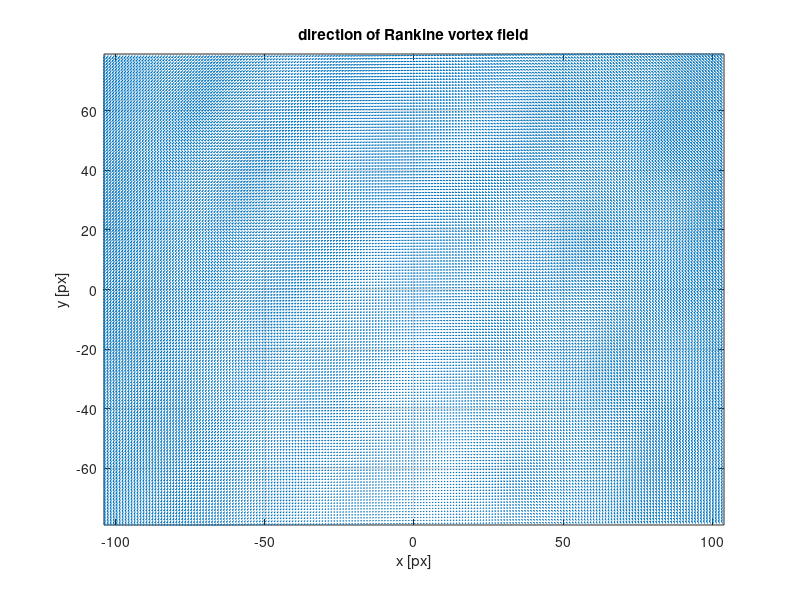
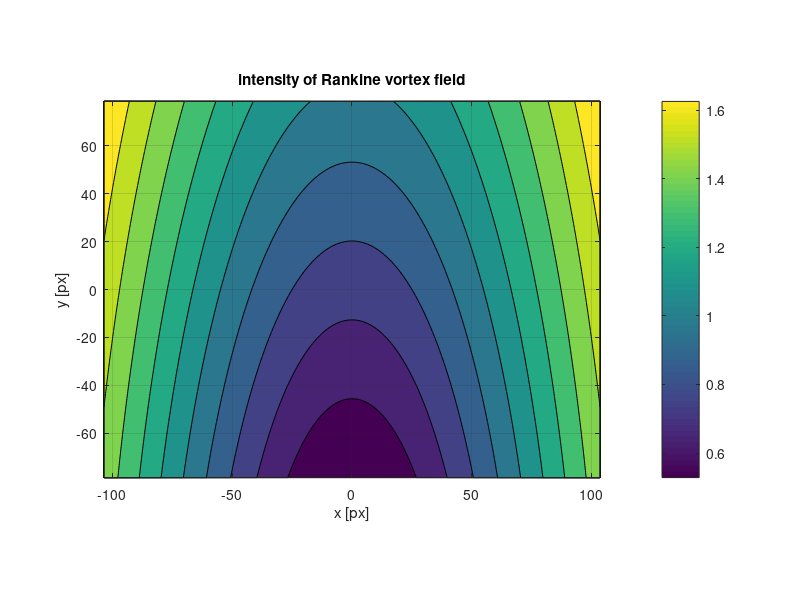
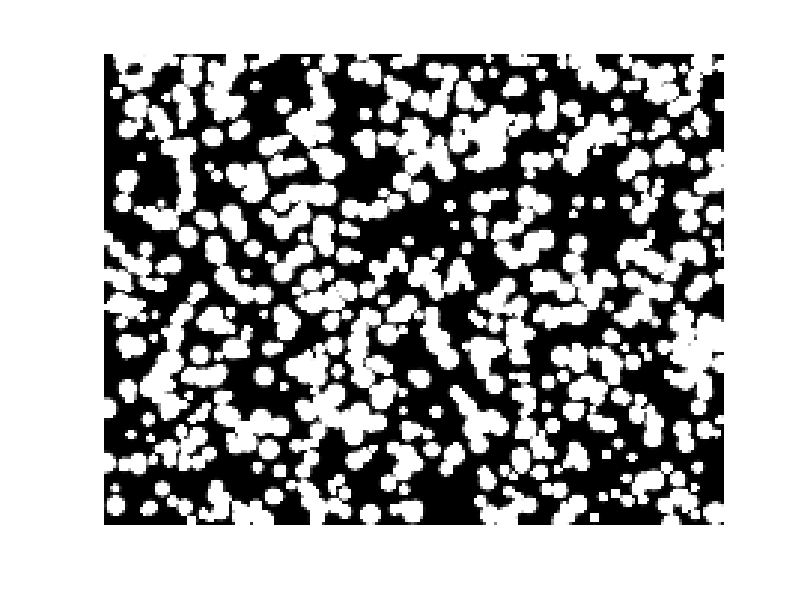
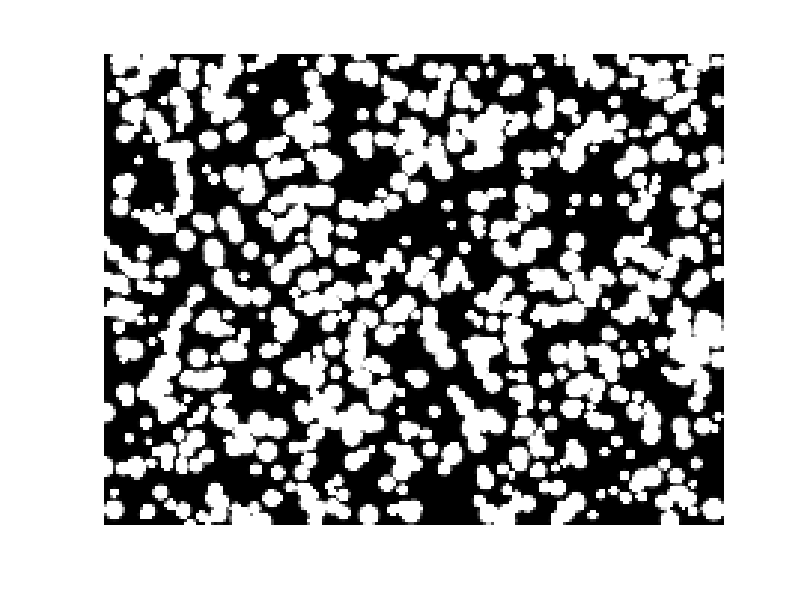

MATLAB code to generate these figures, in order: (Note: this script raises an error after producing the figures.)
% output: Ifin1, Ifin2, ufin, vfin

% this script simulates PIV experiments on stationary velocity fields:
% the same velocity field is used to generate all particle image pairs
% Particle image pairs differ for the position of particles (random)

n_imagepairs=2;
dec=4; % significant decimals
extrapx=4; % number of pixels beyond each boundary (particles are allowed to leave/enter the camera field of view)

resx=200; % image resolution x [px]
resy=150; % image resolution along y ]px]
xmax=2*extrapx+resx; % image resolution along x before cropping
ymax=2*extrapx+resy; % image resolution along y before cropping

xvf=-xmax/2+0.5:1:xmax/2-0.5; % pixels along x (x axis: sx->dx)
yvf=ymax/2-0.5:-1:-ymax/2+0.5;% pixels along y (y axis: down->top)
[XVF, YVF]=meshgrid(xvf, yvf);

rho=0.029; %[ppp] 
n_particles=round(rho*xmax*ymax);% number of particles before cropping

Ifin1=zeros(n_imagepairs,resy,resx);
Ifin2=zeros(n_imagepairs,resy,resx);

%% 2D VELOCITY FIELD: RANKINE VORTEX WITH SHEAR

% vortex (central) + shear (y axis)
v0=4;%-4+8*rand; %max velocity
[x,y]=meshgrid(xvf,yvf);
[o,r]=cart2pol(x,y);
R1=300;%min(xmax/2,ymax/2)*rand; %radius
J=0.01;
uoin = (r <= R1);
uout = (r > R1);
uo = uoin+uout;
uo(uoin) =  v0*r(uoin)/R1;
uo(uout) =  v0*R1./r(uout);
uo(isnan(uo))=0;
u = -uo.*sin(o)+J*(y-ymax/2);
v = uo.*cos(o);
ufin=imcrop(u,[extrapx+1,extrapx+1,resx-1,resy-1]);
vfin=imcrop(v,[extrapx+1,extrapx+1,resx-1,resy-1]);

h=0.5; % half time step

div_f=255; % div_f=255 normalizes images in [0, 1] (real numbers)

I0=randi(56,[n_particles,n_imagepairs])+199; % peak intensity % [grey value] from 200 to 255
dp=1.5+2.5*rand(n_particles,n_imagepairs);% effective particle image diameter [pixel]

str_imp=num2str(n_imagepairs);
name=sprintf('ig_rkvs_%dx%d_%s_noise_rhocost_div%d_dec%d_R1=%d_J=%f_ok',resx,resy,str_imp, div_f, dec, R1, J)


for nip=1:n_imagepairs
tic
nip
I1=zeros(ymax,xmax);
I2=zeros(ymax,xmax);

% LOCATION OF PARTICLE CENTRES

r0=[xmax/2*(-1 + 2*rand(n_particles,1)), ymax/2*(-1+2*rand(n_particles,1))];% initial particle centres

% check true velocity field
figure
quiver(x,y,u,v)
xlabel('x [px]')
ylabel('y [px]')
title('direction of Rankine vortex field')
axis equal
axis([-xmax/2, xmax/2,-ymax/2, ymax/2])
grid on

int_rv=sqrt(u.^2+v.^2);
figure
contourf(x,y,int_rv)
xlabel('x [px]')
ylabel('y [px]')
title('intensity of Rankine vortex field')
colorbar
axis equal
grid on

%% INTEGRATION OVER TIME (multiplication by time interval)
[o,r]=cart2pol(r0(:,1),r0(:,2));
uoin = (r <= R1);
uout = (r > R1);
uo = uoin+uout;
uo(uoin) =  v0*r(uoin)/R1;
uo(uout) =  v0*R1./r(uout);
uo(isnan(uo))=0;
vv = uo.*cos(o);
uu = -uo.*sin(o)+J*(r0(:,2)-ymax/2);

r_uv12=[r0 r0]+h*[-uu, -vv, uu, vv]; % particle centres [r1u r1v r2u r2v]

tic
for np=1:n_particles
   I1=I1+I0(np,nip)*exp((-(XVF-r_uv12(np,1)).^2-(YVF-r_uv12(np,2)).^2)/(1/8*dp(np,nip)^2));
   I2=I2+I0(np,nip)*exp((-(XVF-r_uv12(np,3)).^2-(YVF-r_uv12(np,4)).^2)/(1/8*dp(np,nip)^2));
end
toc

figure % check images without noise
imshow(I1, 'initialmagnification',1000) 
figure
imshow(I2,'initialmagnification',1000)

I1=imcrop(I1,[extrapx+1,extrapx+1,resx-1,resy-1]); % [XMIN YMIN WIDTH HEIGHT]
I2=imcrop(I2,[extrapx+1,extrapx+1,resx-1,resy-1]); % [XMIN YMIN WIDTH HEIGHT]

I1(I1>255)=255;
I2(I2>255)=255;

I1=round(I1/div_f,dec);
I2=round(I2/div_f,dec);

Ifin1(nip,:,:)=I1+imnoise(I1,'gaussian',0,max(max(I1))/100);
Ifin2(nip,:,:)=I2+imnoise(I2,'gaussian',0,max(max(I2))/100);

figure % check image with noise
imshow(squeeze(Ifin1(nip,:,:)), 'initialmagnification',1000)
figure
imshow(squeeze(Ifin2(nip,:,:)),'initialmagnification',1000)

end

%% SAVING

save(name, 'Ifin1', 'Ifin2', 'ufin', 'vfin')

